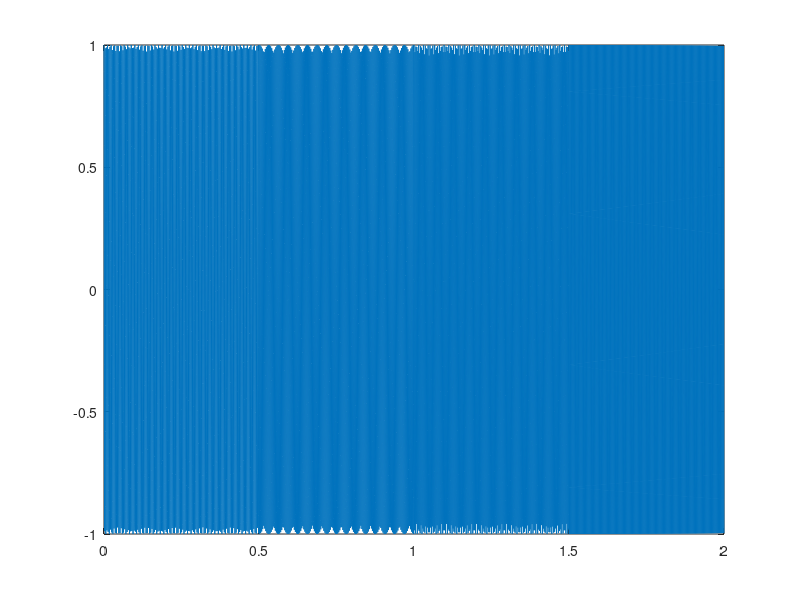
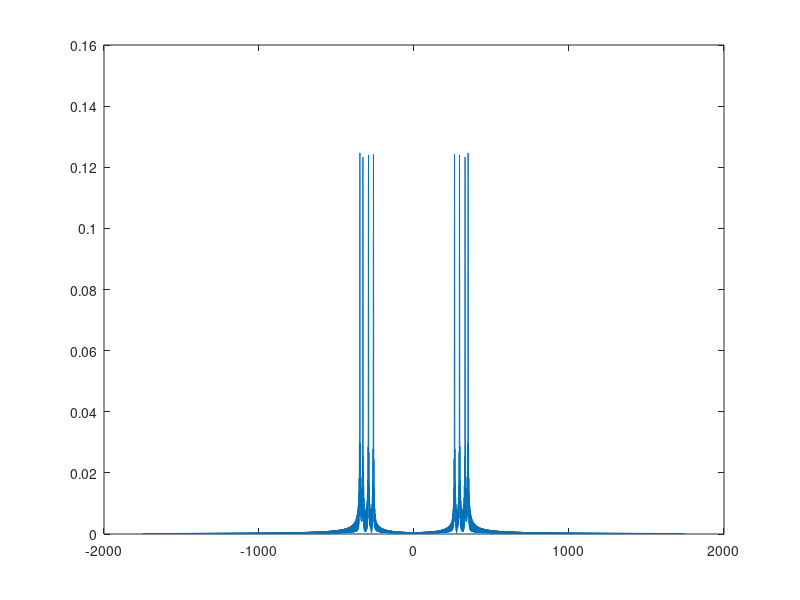
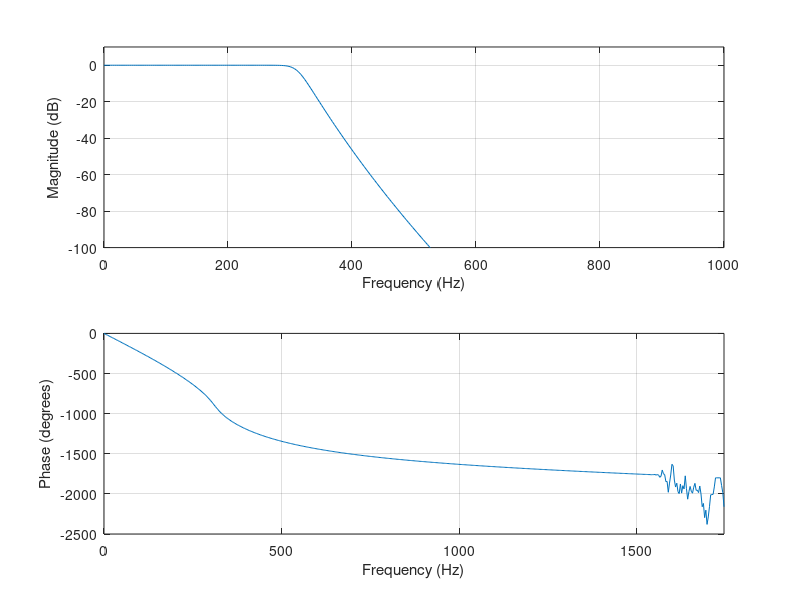
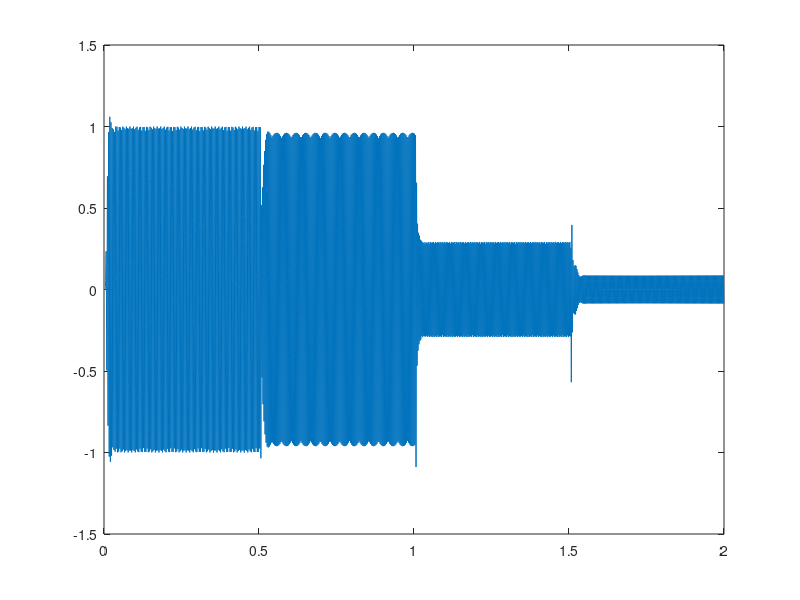

Write the MATLAB code that produced these figures, in order.
%Step 1

f0 = 440;
alpha = 2^(1/12);
fDO = f0*(alpha^-9)
fRE = f0*(alpha^-7)
fMI = f0*(alpha^-5)
fFA = f0*(alpha^-4)

fs = round(10 * max([fDO, fRE, fMI, fFA]))

frmsz=round(0.5*fs);
t=(0:1:frmsz-1)*(1/fs);
x1t=cos(2*pi*fDO*t);
x2t=cos(2*pi*fRE*t);
x3t=cos(2*pi*fMI*t);
x4t=cos(2*pi*fFA*t);


% Step 2
xt=[x1t,x2t,x3t,x4t];
audiowrite("signal.wav",xt,fs);
sound(xt, fs)


% Step 3
frmsz=frmsz*4;
t=(0:1:frmsz-1)*(1/fs);
plot(t,xt)


% Step 4
E_xt = sum(abs(xt).^2)*(1/frmsz)


% Step 5
Xf = fftshift(fft(xt,frmsz)) / frmsz;


% Step 6
f = (-(frmsz/2):1:(frmsz/2)-1)*(fs/frmsz);
figure;
plot(f, abs(Xf))


% Step 7
E_Xf = sum((abs(Xf).^2))



%%% Low-Pass Filter %%%



% Step 8
a = 0;
b = 0;
order = 20;
fc = (fRE + fMI) / 2                % cut-off frequency = 311.65 Hz
[b,a]= butter(order, fc / (fs/2));


% Step 9
figure;
freqz(b,a,[],fs)
subplot(2,1,1)
xlim([0 1000])
ylim([-100 10])


% Step 10
y1t = filter(b,a,xt);


% Step 11
audiowrite("lowpassfiltered.wav", y1t, fs)
sound(y1t, fs)


% Step 12
figure;
plot(t, y1t)


% Step 13
E_y1t = sum((abs(y1t).^2)) * (1/frmsz)


% Step 14
Y1f = fftshift(fft(y1t,frmsz)) / frmsz;


% Step 15
figure;
plot(f, Y1f)


% Step 16
E_Y1f = sum((abs(Y1f).^2))
